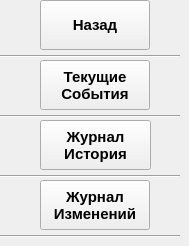
     <widget class="QWidget" name="Settings_Journal_Buttons_page">
      <widget class="QLabel" name="return_to_settings_main_buttons_icon_label_2">
       <property name="geometry">
        <rect>
         <x>0</x>
         <y>0</y>
         <width>40</width>
         <height>50</height>
        </rect>
       </property>
       <property name="text">
        <string/>
       </property>
      </widget>
      <widget class="QPushButton" name="return_to_settings_main_buttons_pushButton_2">
       <property name="geometry">
        <rect>
         <x>40</x>
         <y>0</y>
         <width>110</width>
         <height>50</height>
        </rect>
       </property>
       <property name="font">
        <font>
         <family>Arial</family>
         <pointsize>11</pointsize>
         <weight>75</weight>
         <bold>true</bold>
        </font>
       </property>
       <property name="text">
        <string>Назад</string>
       </property>
      </widget>
      <widget class="QPushButton" name="go_to_journal_current_events_page_pushButton">
       <property name="geometry">
        <rect>
         <x>40</x>
         <y>60</y>
         <width>110</width>
         <height>50</height>
        </rect>
       </property>
       <property name="font">
        <font>
         <family>Arial</family>
         <pointsize>11</pointsize>
         <weight>75</weight>
         <bold>true</bold>
        </font>
       </property>
       <property name="text">
        <string>Текущие
События</string>
       </property>
      </widget>
      <widget class="QPushButton" name="go_to_journal_changes_page_pushButton">
       <property name="geometry">
        <rect>
         <x>40</x>
         <y>180</y>
         <width>110</width>
         <height>50</height>
        </rect>
       </property>
       <property name="font">
        <font>
         <family>Arial</family>
         <pointsize>11</pointsize>
         <weight>75</weight>
         <bold>true</bold>
        </font>
       </property>
       <property name="text">
        <string>Журнал
Изменений</string>
       </property>
      </widget>
      <widget class="QLabel" name="go_to_journal_current_events_page_icon_label_1">
       <property name="geometry">
        <rect>
         <x>0</x>
         <y>60</y>
         <width>40</width>
         <height>50</height>
        </rect>
       </property>
       <property name="text">
        <string/>
       </property>
      </widget>
      <widget class="QLabel" name="go_to_journal_changes_page_icon_label_1">
       <property name="geometry">
        <rect>
         <x>0</x>
         <y>180</y>
         <width>40</width>
         <height>50</height>
        </rect>
       </property>
       <property name="text">
        <string/>
       </property>
      </widget>
      <widget class="QPushButton" name="go_to_journal_history_page_pushButton">
       <property name="geometry">
        <rect>
         <x>40</x>
         <y>120</y>
         <width>111</width>
         <height>50</height>
        </rect>
       </property>
       <property name="font">
        <font>
         <family>Arial</family>
         <pointsize>11</pointsize>
         <weight>75</weight>
         <bold>true</bold>
        </font>
       </property>
       <property name="text">
        <string>Журнал
История</string>
       </property>
      </widget>
      <widget class="QLabel" name="go_to_journal_history_page_icon_label_1">
       <property name="geometry">
        <rect>
         <x>0</x>
         <y>120</y>
         <width>40</width>
         <height>50</height>
        </rect>
       </property>
       <property name="text">
        <string/>
       </property>
      </widget>
      <widget class="QLabel" name="go_to_journal_changes_page_icon_label_2">
       <property name="geometry">
        <rect>
         <x>150</x>
         <y>180</y>
         <width>30</width>
         <height>50</height>
        </rect>
       </property>
       <property name="text">
        <string/>
       </property>
      </widget>
      <widget class="QLabel" name="go_to_journal_current_events_page_icon_label_2">
       <property name="geometry">
        <rect>
         <x>150</x>
         <y>60</y>
         <width>30</width>
         <height>50</height>
        </rect>
       </property>
       <property name="text">
        <string/>
       </property>
      </widget>
      <widget class="QLabel" name="go_to_journal_history_page_icon_label_2">
       <property name="geometry">
        <rect>
         <x>140</x>
         <y>120</y>
         <width>40</width>
         <height>50</height>
        </rect>
       </property>
       <property name="text">
        <string/>
       </property>
      </widget>
      <widget class="Line" name="journal_line_1">
       <property name="geometry">
        <rect>
         <x>0</x>
         <y>55</y>
         <width>180</width>
         <height>2</height>
        </rect>
       </property>
       <property name="frameShadow">
        <enum>QFrame::Sunken</enum>
       </property>
       <property name="orientation">
        <enum>Qt::Horizontal</enum>
       </property>
      </widget>
      <widget class="Line" name="journal_line_2">
       <property name="geometry">
        <rect>
         <x>0</x>
         <y>115</y>
         <width>180</width>
         <height>2</height>
        </rect>
       </property>
       <property name="frameShadow">
        <enum>QFrame::Sunken</enum>
       </property>
       <property name="orientation">
        <enum>Qt::Horizontal</enum>
       </property>
      </widget>
      <widget class="Line" name="journal_line_3">
       <property name="geometry">
        <rect>
         <x>0</x>
         <y>175</y>
         <width>180</width>
         <height>2</height>
        </rect>
       </property>
       <property name="frameShadow">
        <enum>QFrame::Sunken</enum>
       </property>
       <property name="orientation">
        <enum>Qt::Horizontal</enum>
       </property>
      </widget>
      <widget class="Line" name="journal_line_4">
       <property name="geometry">
        <rect>
         <x>0</x>
         <y>235</y>
         <width>180</width>
         <height>2</height>
        </rect>
       </property>
       <property name="frameShadow">
        <enum>QFrame::Sunken</enum>
       </property>
       <property name="orientation">
        <enum>Qt::Horizontal</enum>
       </property>
      </widget>
     </widget>
